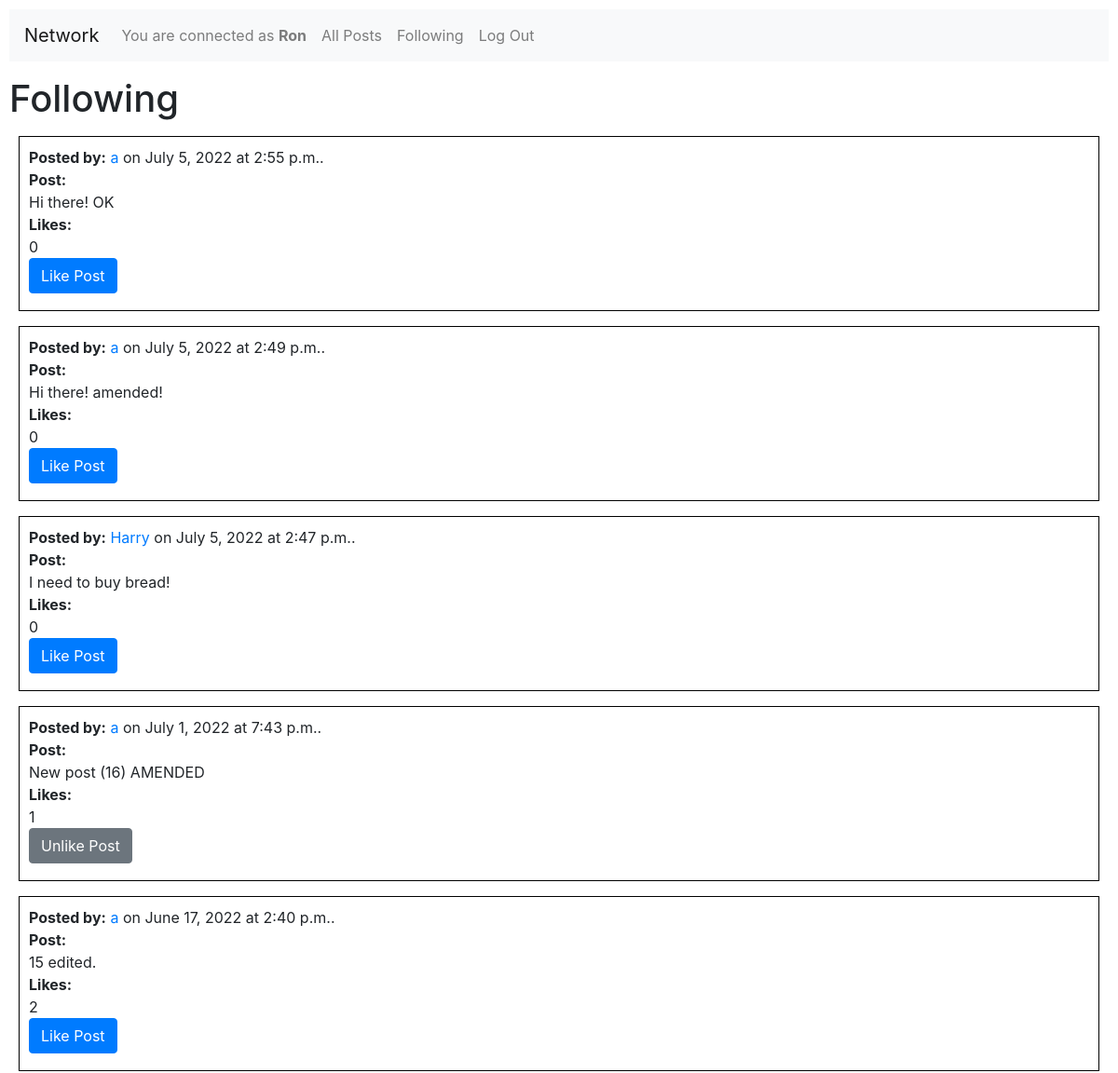
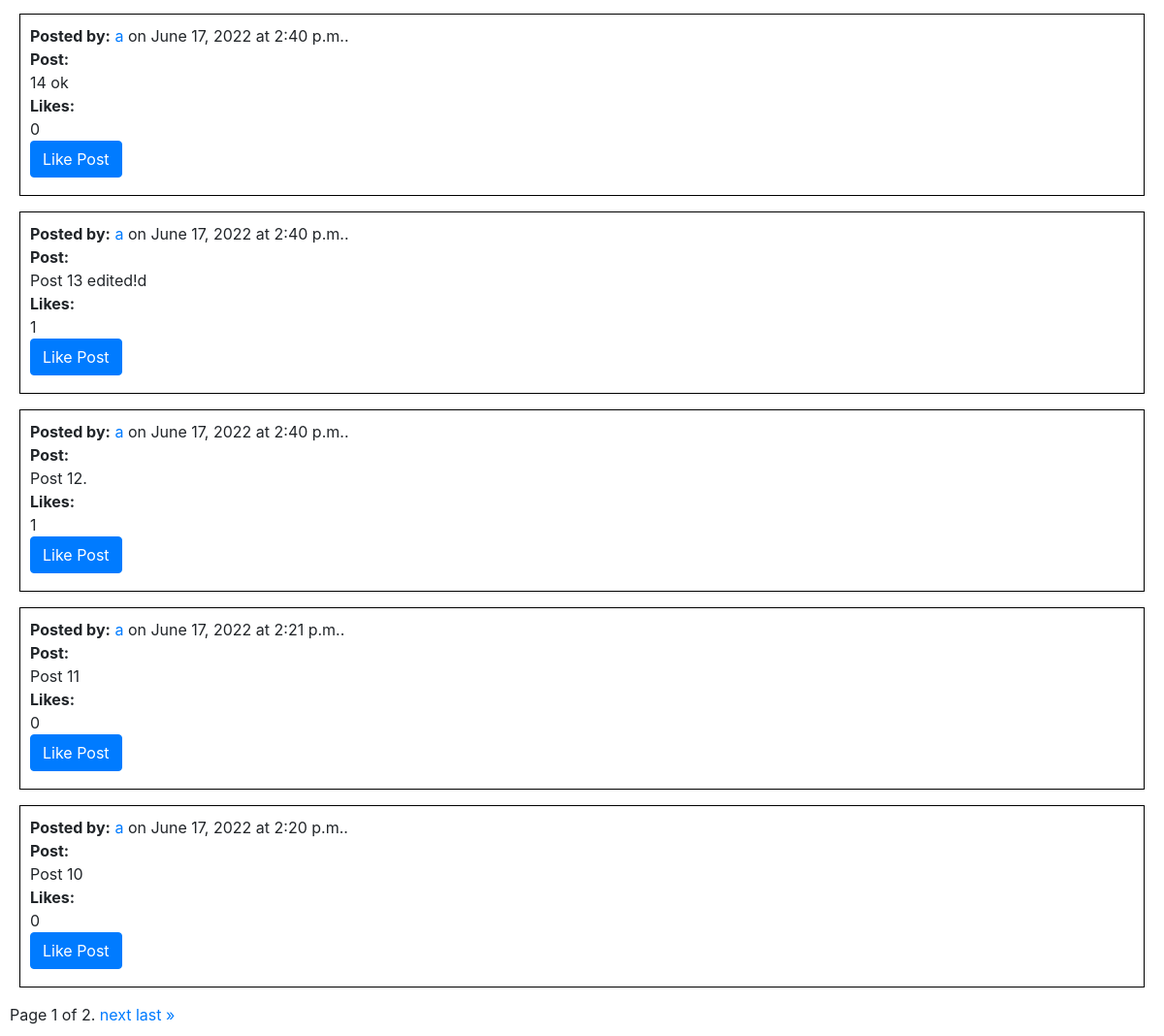
The app's page /following (signed in) with its own data (2 pictures, top to bottom).
### network/models.py (models this page shows, shortened)
class User(AbstractUser):
    pass

class Post(models.Model):
    userid = models.ForeignKey(User, on_delete=models.CASCADE, related_name="user")
    post = models.TextField(max_length=500)
    datetime = models.DateTimeField(default=datetime.now)
    likes = models.IntegerField(default=0)

### network/views.py (the view)
# urls.py: path("following", views.following, name="following"),
@login_required(login_url='login')
def following(request):
    user_logged_in = request.user.id
    isfollowing = Follower.objects.filter(follower=user_logged_in)
    isfollowingids = Follower.objects.filter(follower=user_logged_in).values_list('followed',flat=True)
    posts = Post.objects.filter(userid__in=isfollowingids).order_by('-id')
    paginator = Paginator(posts, 10) # test Paginator with 10 per page
    page_number = request.GET.get('page')
    page_obj = paginator.get_page(page_number)
    user = request.user
    if request.user.is_authenticated:
        postslikedbyuser = Like.objects.filter(likedby=user).values_list('postid', flat=True)
    else:
        postslikedbyuser = None
    return render(request, "network/following.html", {
        "posts": posts,
        "isfollowing": isfollowing,
        "isfollowingids": isfollowingids,
        "user_logged_in": user_logged_in,
        "page_obj": page_obj,
        "postslikedbyuser": postslikedbyuser
    })

### network/models.py (called while the page is built)
    def __str__(self):
        return f"{self.follower.username} (user:{self.follower.id}) FOLLOWS {self.followed.username} (user:{self.followed.id}) "

### network/templates/network/following.html (shortened to what this page needs)
{% extends "network/layout.html" %}
{% block body %}
    <h1>Following</h1>
    {% for post in page_obj %}
    <div id="{{post.id}}" class="subdiv">
        <b>Posted by:</b> <a href="{% url 'profile_page' post.userid.username %}">{{ post.userid.username }}</a>
        on {{ post.datetime.date }}
        at {{ post.datetime.time }}.
        <br>
        <b>Post:</b>
        <div id="post{{post.id}}">{{ post.post }}</div>
        <b>Likes:</b >
        <div id="likecount{{post.id}}">{{ post.likes }}</div>
        {% if user.is_authenticated %}
            {% if post.id in postslikedbyuser %}
                <button id="buttonlike{{post.id}}" onclick="deletelike({{post.id}})" class="buttonedit btn btn-secondary mb-2">Unlike Post</button>
            {% else %}
                <button id="buttonlike{{post.id}}" onclick="addlike({{post.id}})" class="buttonedit btn btn-primary mb-2">Like Post</button>
            {% endif %}
        {% else %}
            <i>You must be <a href="{% url 'login' %}">logged in</a> to like or unlike posts.</i>
        {% endif %}
        <br>
    </div>
    {% empty %}
        We haven't found any post, yet!
        <p></p>
    {% endfor %}
    <div class="pagination">
        <span class="step-links">
            <span class="current">
                Page {{ page_obj.number }} of {{ page_obj.paginator.num_pages }}.
            </span>
            {% if page_obj.has_next %}
                <a href="?page={{ page_obj.next_page_number }}">next</a>
                <a href="?page={{ page_obj.paginator.num_pages }}">last &raquo;</a>
            {% endif %}
        </span>
    </div>
{% endblock %}

### network/templates/network/layout.html (shortened to what this page needs)
{% load static %}
<!DOCTYPE html>
<html lang="en">
    <head>
        <link rel="stylesheet" href="https://stackpath.bootstrapcdn.com/bootstrap/4.4.1/css/bootstrap.min.css">
        <link href="{% static 'network/styles.css' %}" rel="stylesheet">
    </head>
    <body>
        <nav class="navbar navbar-expand-lg navbar-light bg-light">
            <a class="navbar-brand" href="#">Network</a>
            <div>
              <ul class="navbar-nav mr-auto">
                {% if user.is_authenticated %}
                    <li class="nav-item">
                        <a class="nav-link" href="#">You are connected as <strong> {{ user.username }}</strong></a>
                    </li>
                {% endif %}
                <li class="nav-item">
                  <a class="nav-link" href="{% url 'index' %}">All Posts</a>
                </li>
                {% if user.is_authenticated %}
                    <li class="nav-item">
                        <a class="nav-link" href="{% url 'following' %}">Following</a>
                    </li>
                    <li class="nav-item">
                        <a class="nav-link" href="{% url 'logout' %}">Log Out</a>
                    </li>
                {% endif %}
              </ul>
            </div>
          </nav>
        <div class="body">
            {% block body %}
            {% endblock %}
        </div>
    </body>
</html>

### network/static/network/styles.css (style rules this page uses)
body { padding: 10px; }
.subdiv { border: black; border-width: 1px; border-style: solid; margin: 10px; padding: 10px; }

### records on screen
User: username "Ron"
Post: userid.username "a", datetime "July 5, 2022", datetime.time "2:55 p.m.", post "Hi there! OK", likes "0"
Post: userid.username "a", datetime "July 5, 2022", datetime.time "2:49 p.m.", post "Hi there! amended!", likes "0"
Post: userid.username "Harry", datetime "July 5, 2022", datetime.time "2:47 p.m.", post "I need to buy bread!", likes "0"
Post: userid.username "a", datetime "July 1, 2022", datetime.time "7:43 p.m.", post "New post (16) AMENDED", likes "1"
Post: userid.username "a", datetime "June 17, 2022", datetime.time "2:40 p.m.", post "15 edited.", likes "2"
Post: userid.username "a", datetime "June 17, 2022", datetime.time "2:40 p.m.", post "14 ok", likes "0"
Post: userid.username "a", datetime "June 17, 2022", datetime.time "2:40 p.m.", post "Post 13 edited!d", likes "1"
Post: userid.username "a", datetime "June 17, 2022", datetime.time "2:40 p.m.", post "Post 12.", likes "1"
Post: userid.username "a", datetime "June 17, 2022", datetime.time "2:21 p.m.", post "Post 11", likes "0"
Post: userid.username "a", datetime "June 17, 2022", datetime.time "2:20 p.m.", post "Post 10", likes "0"

### other values on screen
{{ page_obj.number }} "1"
{{ page_obj.paginator.num_pages }} "2"
